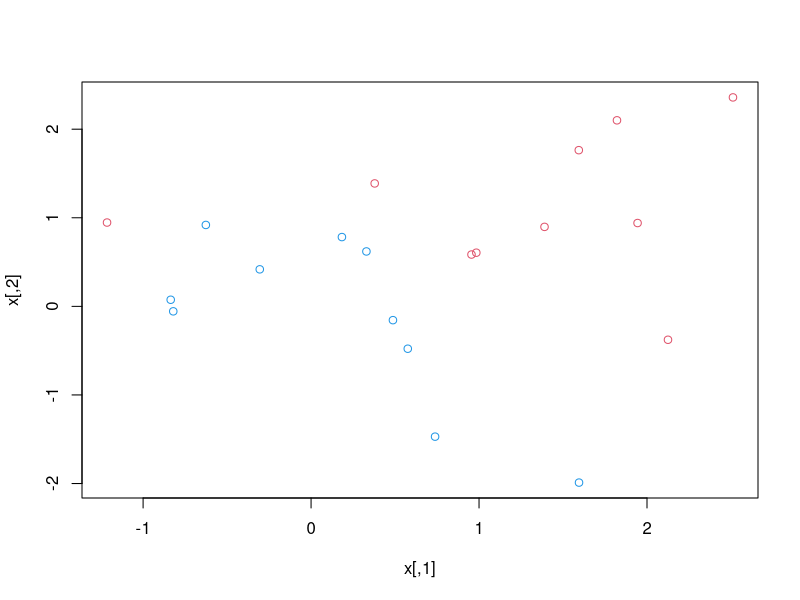
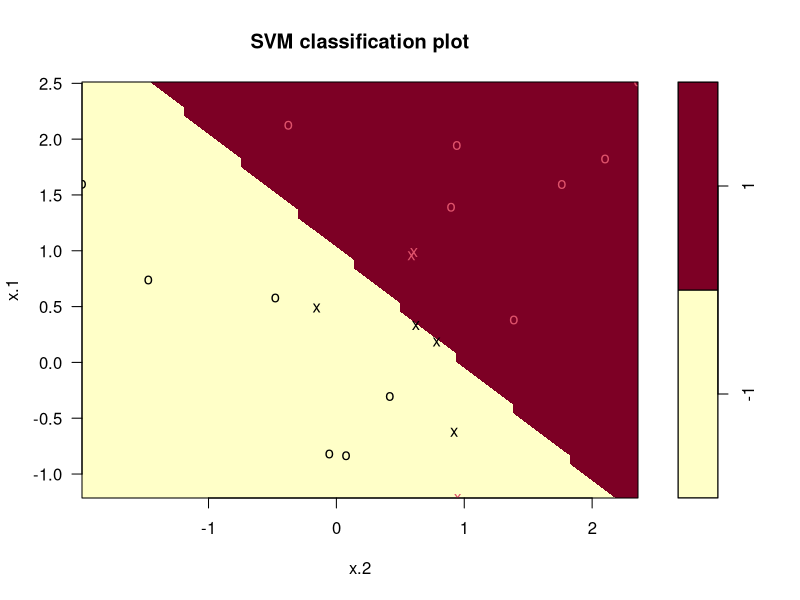
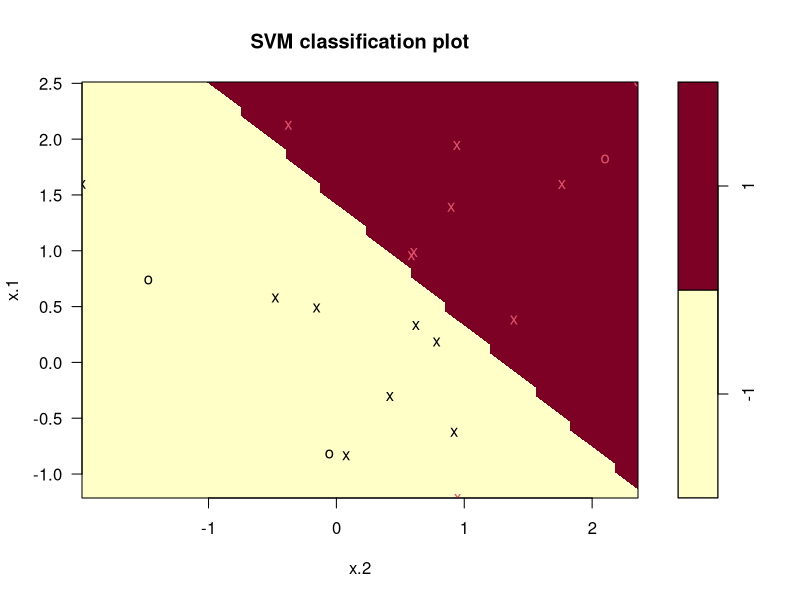
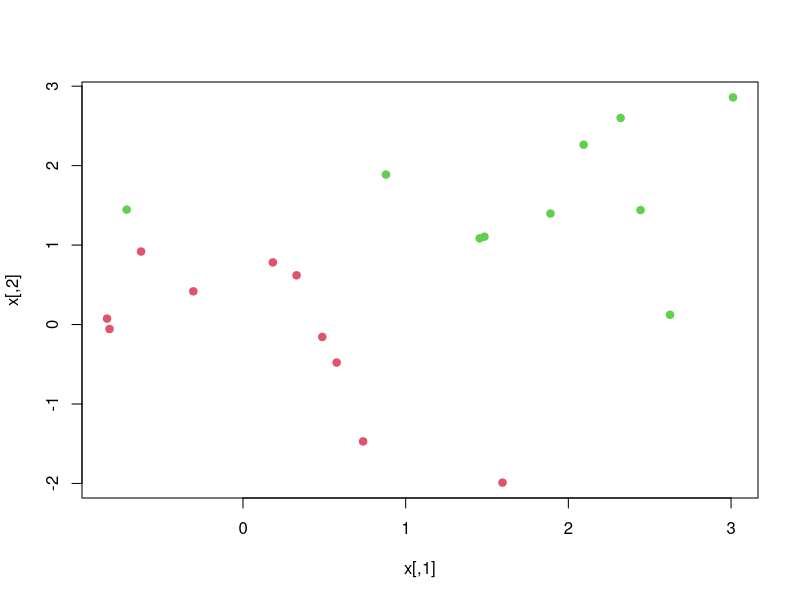
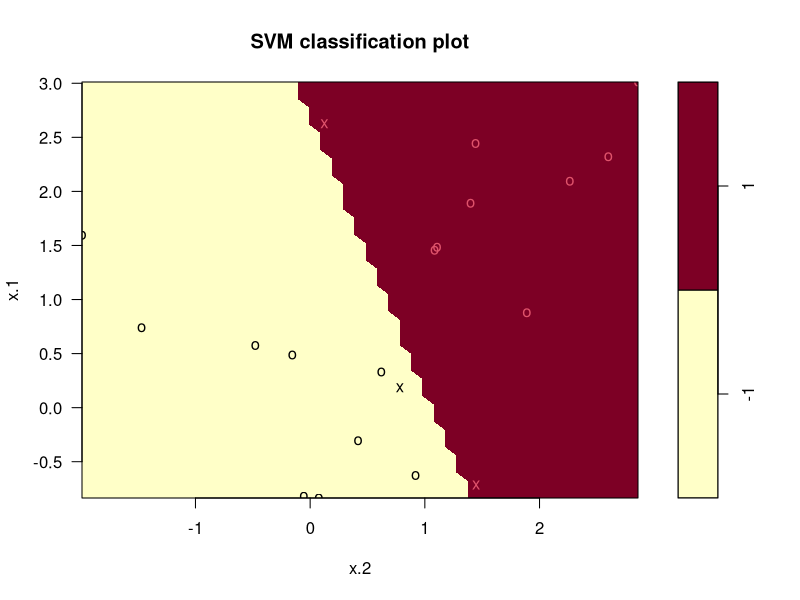
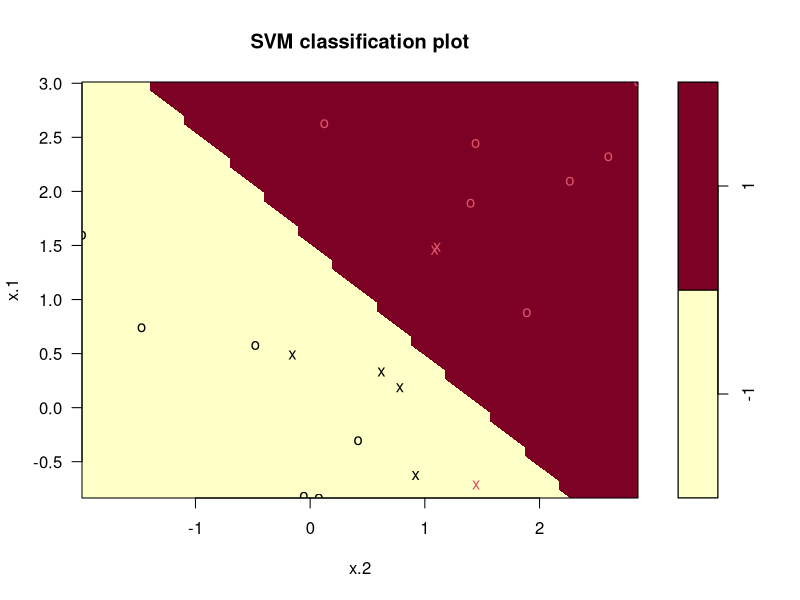
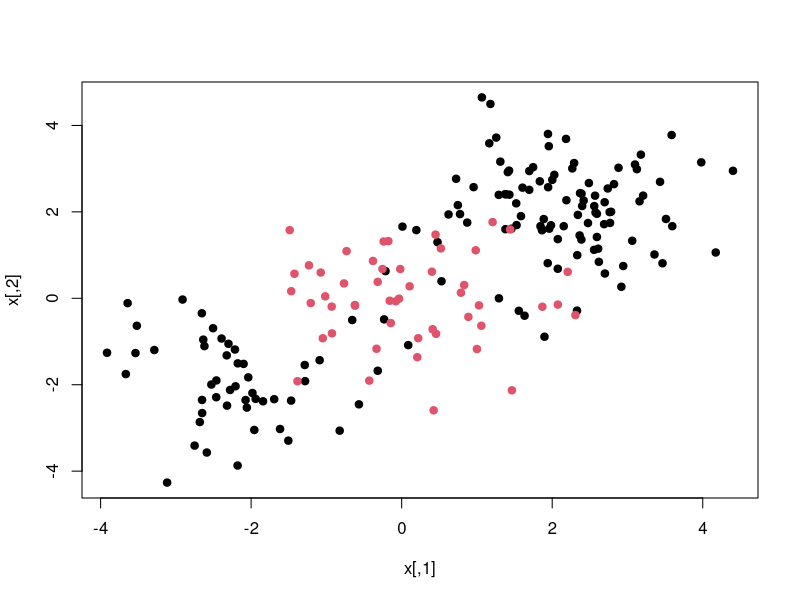
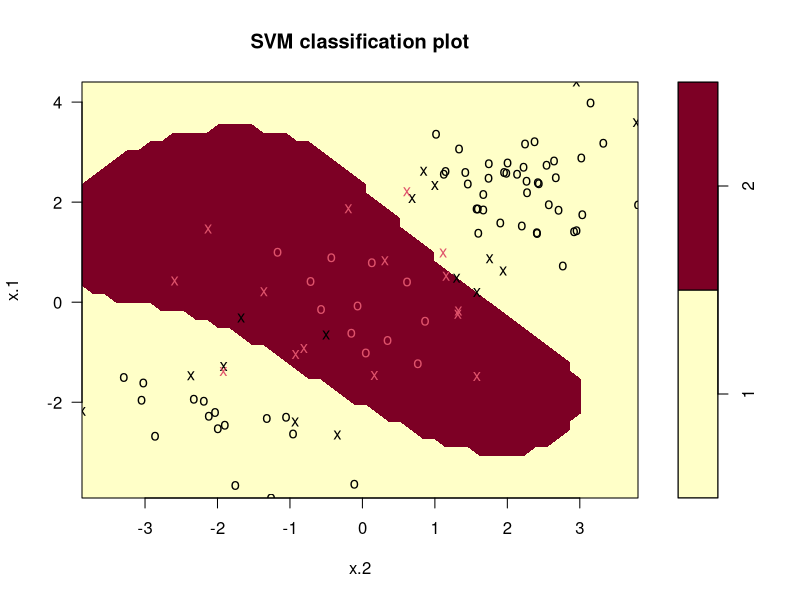

Write the R code that produced these figures, in order.
## ---- chunk 1
knitr::opts_chunk$set(echo = TRUE)
## ---- chunk 2
library(tidyverse)
library(e1071)
library(caret)
## ---- chunk 3
set.seed(1)

x <- matrix(rnorm(20*2), ncol=2)
y <- c(rep(-1, 10), rep(1, 10))

x[y==1,] <- x[y==1,] + 1
plot(x, col=(3-y))
## ---- chunk 4
df <- data.frame(x=x, y=as.factor(y))

svm_fit <- svm(y~., df, kernel='linear', cost=10, scale=FALSE)
summary(svm_fit)
plot(svm_fit, df)
## ---- chunk 5
svm_fit$index
## ---- chunk 6
svm_fit_lc <- svm(y~., df, kernel='linear', cost=0.1, scale=FALSE)

summary(svm_fit_lc)
plot(svm_fit_lc, df)
## ---- chunk 7
set.seed(1)

tune_svm <- tune(svm, y~., data=df, kernel='linear', ranges=list(cost=c(0.001, 0.01, 0.1, 1, 5, 10, 100)))

summary(tune_svm)
## ---- chunk 8
best_model <- tune_svm$best.model
summary(best_model)
## ---- chunk 9
x_test <- matrix(rnorm(20*2), ncol=2)
y_test <- sample(c(-1,1), 20, rep=TRUE)
x_test[y_test==1,] <- x_test[y_test==1,] + 1
test_data <- data.frame(x=x_test, y=as.factor(y_test))
## ---- chunk 10
y_pred <- predict(best_model, test_data)

confusionMatrix(y_pred, test_data$y)
## ---- chunk 11
svm_fit_0.01 <- svm(y~., df, kernel='linear', cost=0.01, scale=FALSE)

y_pred_0.01 <- predict(svm_fit_0.01, test_data)
confusionMatrix(y_pred_0.01, test_data$y)
## ---- chunk 12
x[y==1,] <- x[y==1,]+0.5
plot(x, col=(y+5)/2, pch=19)
## ---- chunk 13
df_linear <- data.frame(x=x, y=as.factor(y))

svm_fit_linear <- svm(y~., df_linear, kernel='linear', cost=1e5)

summary(svm_fit_linear)
plot(svm_fit_linear, df_linear)
## ---- chunk 14
svm_fit_linear <- svm(y~., df_linear, kernel='linear', cost=1)
summary(svm_fit_linear)
plot(svm_fit_linear, df_linear)
## ---- chunk 15
set.seed(1)

x <- matrix(rnorm(200*2), ncol=2)
x[1:100,] <- x[1:100,]+2
x[101:150,] <- x[101:150,]-2
y <- c(rep(1,150), rep(2,50))

df <- data.frame(x=x, y=as.factor(y))
plot(x, col=y, pch=19)
## ---- chunk 16
# Randomly sampling for obs that'll be our training dataset 
train <- sample(200, 100)

svm_fit <- svm(y~., df[train,], kernel='radial', gamma=1, cost=1)
plot(svm_fit, df[train,])
## ---- chunk 17
svm_fit <- svm(y~., df[train,], kernel='radial', gamma=1, cost=1e5)

plot(svm_fit, df[train,])
## ---- chunk 18
set.seed(1)

tune_out <- tune(svm, y~., data=df[train,], kernel='radial', ranges=list(cost=c(0.1,1,10,100,1000), gamma=c(0.5,1,2,3,4)))
summary(tune_out)
## ---- chunk 19
predicted <- predict(tune_out$best.model, newdata=df[-train,])
confusionMatrix(predicted, df[-train, 'y'])
